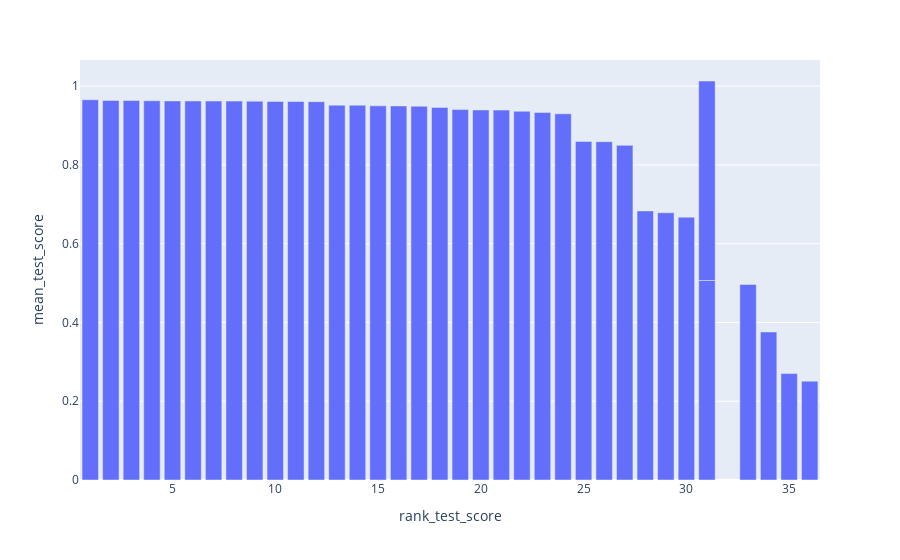

Here is the notebook cell this chart was saved with:
### Code cell
grid_df['setup'] = grid_df['params'].apply(str)
px.bar(grid_df, x='rank_test_score', y='mean_test_score',hover_data=['setup'],)

### Figure 1 — Plotly figure (JSON) as saved in the notebook; plotly's stock layout.template omitted (floating-point values rounded to 4 significant figures)
{"data": [{"alignmentgroup": "True", "customdata": [["{'model__criterion': 'absolute_error', 'model__max_depth': 25, 'model__splitter': 'best'}"], ["{'model__criterion': 'absolute_error', 'model__max_depth': 500, 'model__splitter': 'best'}"], ["{'model__criterion': 'absolute_error', 'model__max_depth': 100, 'model__splitter': 'best'}"], ["{'model__criterion': 'friedman_mse', 'model__max_depth': 500, 'model__splitter': 'best'}"], ["{'model__criterion': 'friedman_mse', 'model__max_depth': 100, 'model__splitter': 'best'}"], ["{'model__criterion': 'friedman_mse', 'model__max_depth': 25, 'model__splitter': 'best'}"], ["{'model__criterion': 'friedman_mse', 'model__max_depth': 10, 'model__splitter': 'best'}"], ["{'model__criterion': 'squared_error', 'model__max_depth': 500, 'model__splitter': 'best'}"], ["{'model__criterion': 'squared_error', 'model__max_depth': 25, 'model__splitter': 'best'}"], ["{'model__criterion': 'squared_error', 'model__max_depth': 100, 'model__splitter': 'best'}"], ["{'model__criterion': 'squared_error', 'model__max_depth': 10, 'model__splitter': 'best'}"], ["{'model__criterion': 'absolute_error', 'model__max_depth': 10, 'model__splitter': 'best'}"], ["{'model__criterion': 'friedman_mse', 'model__max_depth': 100, 'model__splitter': 'random'}"], ["{'model__criterion': 'squared_error', 'model__max_depth': 100, 'model__splitter': 'random'}"], ["{'model__criterion': 'squared_error', 'model__max_depth': 500, 'model__splitter': 'random'}"], ["{'model__criterion': 'squared_error', 'model__max_depth': 25, 'model__splitter': 'random'}"], ["{'model__criterion': 'absolute_error', 'model__max_depth': 25, 'model__splitter': 'random'}"], ["{'model__criterion': 'absolute_error', 'model__max_depth': 500, 'model__splitter': 'random'}"], ["{'model__criterion': 'friedman_mse', 'model__max_depth': 10, 'model__splitter': 'random'}"], ["{'model__criterion': 'absolute_error', 'model__max_depth': 100, 'model__splitter': 'random'}"], ["{'model__criterion': 'friedman_mse', 'model__max_depth': 500, 'model__splitter': 'random'}"], ["{'model__criterion': 'absolute_error', 'model__max_depth': 10, 'model__splitter': 'random'}"], ["{'model__criterion': 'friedman_mse', 'model__max_depth': 25, 'model__splitter': 'random'}"], ["{'model__criterion': 'squared_error', 'model__max_depth': 10, 'model__splitter': 'random'}"], ["{'model__criterion': 'friedman_mse', 'model__max_depth': 5, 'model__splitter': 'best'}"], ["{'model__criterion': 'squared_error', 'model__max_depth': 5, 'model__splitter': 'best'}"], ["{'model__criterion': 'absolute_error', 'model__max_depth': 5, 'model__splitter': 'best'}"], ["{'model__criterion': 'absolute_error', 'model__max_depth': 5, 'model__splitter': 'random'}"], ["{'model__criterion': 'friedman_mse', 'model__max_depth': 5, 'model__splitter': 'random'}"], ["{'model__criterion': 'squared_error', 'model__max_depth': 5, 'model__splitter': 'random'}"], ["{'model__criterion': 'friedman_mse', 'model__max_depth': 2, 'model__splitter': 'best'}"], ["{'model__criterion': 'squared_error', 'model__max_depth': 2, 'model__splitter': 'best'}"], ["{'model__criterion': 'absolute_error', 'model__max_depth': 2, 'model__splitter': 'best'}"], ["{'model__criterion': 'absolute_error', 'model__max_depth': 2, 'model__splitter': 'random'}"], ["{'model__criterion': 'friedman_mse', 'model__max_depth': 2, 'model__splitter': 'random'}"], ["{'model__criterion': 'squared_error', 'model__max_depth': 2, 'model__splitter': 'random'}"]], "hovertemplate": "rank_test_score=%{x}<br>mean_test_score=%{y}<br>setup=%{customdata[0]}<extra></extra>", "legendgroup": "", "marker": {"color": "#636efa", "pattern": {"shape": ""}}, "name": "", "offsetgroup": "", "orientation": "v", "showlegend": false, "textposition": "auto", "type": "bar", "x": [1, 2, 3, 4, 5, 6, 7, 8, 9, 10, 11, 12, 13, 14, 15, 16, 17, 18, 19, 20, 21, 22, 23, 24, 25, 26, 27, 28, 29, 30, 31, 31, 33, 34, 35, 36], "xaxis": "x", "y": [0.9655, 0.9638, 0.9635, 0.963, 0.9625, 0.9624, 0.9621, 0.962, 0.9616, 0.9611, 0.961, 0.9607, 0.9517, 0.9514, 0.95, 0.9498, 0.9489, 0.9461, 0.9405, 0.9395, 0.9392, 0.9362, 0.9331, 0.9298, 0.8597, 0.8591, 0.8496, 0.6832, 0.6785, 0.6673, 0.5065, 0.5065, 0.4964, 0.3759, 0.2702, 0.251], "yaxis": "y"}], "layout": {"barmode": "relative", "legend": {"tracegroupgap": 0}, "margin": {"t": 60}, "xaxis": {"anchor": "y", "domain": [0, 1], "title": {"text": "rank_test_score"}}, "yaxis": {"anchor": "x", "domain": [0, 1], "title": {"text": "mean_test_score"}}}}
